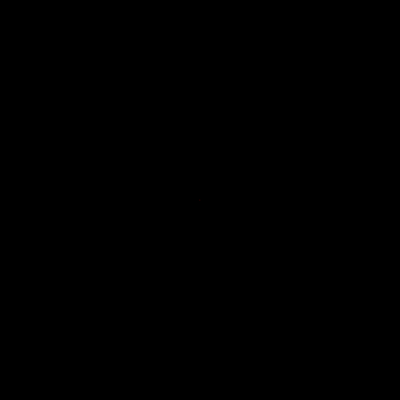
Frame 1 (no input)
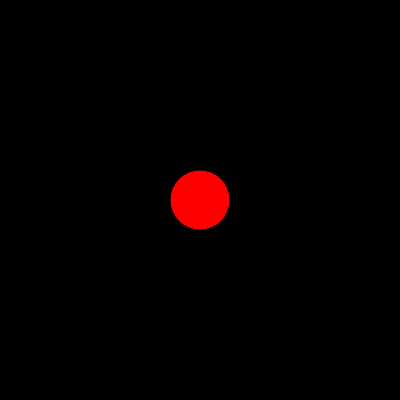
Frame 60 (no input)
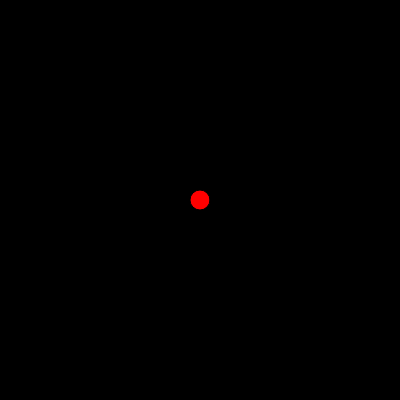
Frame 120 (the mouse pressed at the canvas centre since frame 60)

The p5.js sketch that drew these frames (run headless with seeded random() and noise() and a simulated clock; from frame 60 on, the mouse is pressed at the canvas centre):

// p5.js sketch
// ── sketch.js
/**
 * To run these experiments, open your browser console and enter:
 * runExperiment(arrayName, functionName);
 * where arrayName should be one of the four array variables below
 * and functionName should be either findMax or printArray.
 * 
 * For example:
 * runExperiment(arr10000000, findMax);
 * 
 * This will show how long it takes to find the largest value in an array of
 * 10,000,000 positive numbers.
 */
let experimentRunning = false;
/**
 * Explanation of the following syntax:
 * Array(length) creates an array of the given length with no elements e.g. the item at index 0 will be undefined
 * The array keys() method returns a special object (an Iterator) containing each index
 * ... is known as the "spread operator". It breaks apart the contents of an object / array
 * [...someObject] copies the contents of someObject into an new array
 */
const arr10 = [...Array(10).keys()];
const arr1000 = [...Array(1000).keys()];
const arr100000 = [...Array(100000).keys()];
const arr10000000 = [...Array(10000000).keys()];

function setup() {
    createCanvas(400, 400);
    fill(255, 0, 0);
}

function draw() {
    background(0);
    circle(width / 2, height / 2, frameCount % 100);
}

/**
 * Runs a function that expects an array and prints how long the function took
 * to run.
 * @param {any[]} arr The array to pass to the function to be timed.
 * @param {Function} func The function to times.
 */
function runExperiment(arr, func) {
    fill(255);
    const start = Date.now();
    const response = func(arr);
    const end = Date.now();
    fill(255, 0, 0);
    console.log(`Running ${func.name} on an array of length ${arr.length} took: ${end - start} milliseconds. Response =`, response);
}

/**
 * Finds the largest number in an array of positive integers. Assumes the array 
 * is unsorted.
 * @param {number[]} arr An array of positive integers
 * @returns {number} The largest number in the array, or -1 if the array is empty.
 */
function findMax(arr) {
    let max = -1;
    for (const item of arr) {
        if (item > max) {
            max = item;
        }
    }
    return max;
}


/**
 * Finds the largest number in an array of positive integers. Assumes the array 
 * is sorted.
 * @param {number[]} arr A sorted array of positive integers
 * @returns {number} The largest number in the array, or -1 if the array is empty
 */
function findMaxSorted(arr) {
    if (arr.length === 0) {
        return -1;
    }
    return arr[arr.length - 1];
}


/**
 * Prints each item in an array.
 * @param {any[]} arr Any array
 * @returns {String} The message "Done"
 */
function printArray(arr) {
    for (const item of arr) {
        console.log(item);
    }
    return "Done";
}
